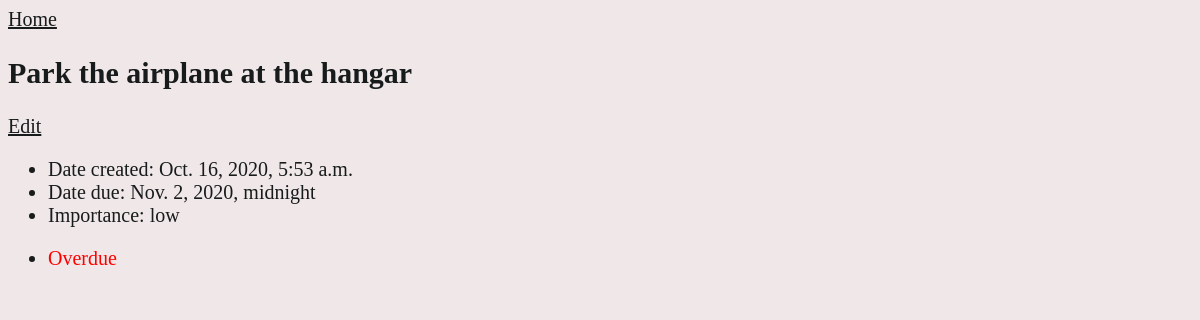
The app's page /todo/5/ with its own data.
### todo/models.py (models this page shows, shortened)
class Task(models.Model):
  task_text = models.CharField(max_length=200)
  creation_date = models.DateTimeField('date created')
  due_date = models.DateTimeField('date[when] due')
  importance = models.CharField(max_length=20)
  user = models.ForeignKey(User, on_delete = models.CASCADE, blank = True, null = True)
  def is_due(self):
    d = datetime.datetime.now()
    timezone = pytz.timezone("Africa/Lagos")
    d_aware = timezone.localize(d)
    return self.due_date <= d_aware

### todo/views.py (the view)
# urls.py: path('<int:pk>/', views.DetailView.as_view(), name='details'),
class DetailView(generic.DetailView):
  model = Task
  template_name = 'todo/details.html'

### todo/templates/todo/details.html (shortened to what this page needs)
{% load static %}
<html>
  <head>
    <link rel="stylesheet" href="{% static 'css/styles.css' %}">
  </head>
  <body>
    {% if task %}
      <a href="{% url 'todo:index' %}">Home</a>
      <h2>{{task.task_text}}</h2>
      <a href="{% url 'todo:edit' task.id%} ">Edit</a>
      <div>
        <ul>
          <li>Date created: {{task.creation_date}}</li>
          <li>Date due: {{task.due_date}}</li>
          <li>Importance: {{task.importance}}</li>
          <li>
            {% if task.is_due %}
              <p style="color: red">Overdue</p>
            {% else %}
              <p style="color: green">Not yet due</p>
            {% endif %}
          </li>
        </ul>
      </div>
    {% endif %}
  </body>
</html>

### todo/static/css/styles.css (style rules this page uses)
a { font-size: 20px; color: rgb(24, 27, 27); }
body { background-color: rgb(240, 232, 232); font-size: 20px; color: rgb(24, 27, 27); }

### records on screen
Task: task_text "Park the airplane at the hangar", creation_date "Oct. 16, 2020, 5:53 a.m.", due_date "Nov. 2, 2020, midnight", importance "low"
